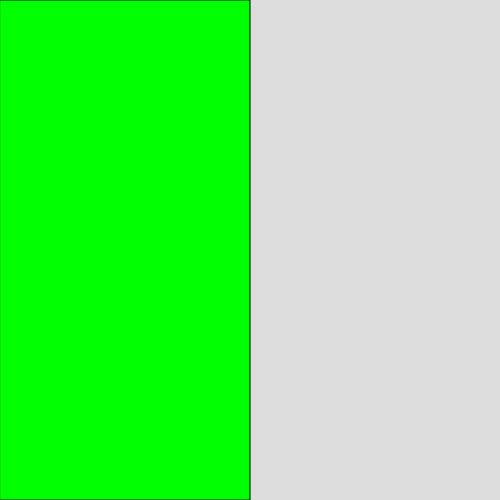
Frame 1 (no input)
Frame 60 (no input): identical to frame 1, image omitted
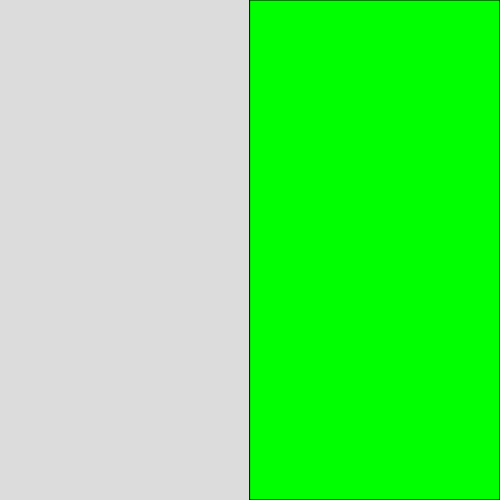
Frame 120 (the mouse pressed at the canvas centre since frame 60)

The p5.js sketch that drew these frames (run headless with seeded random() and noise() and a simulated clock; from frame 60 on, the mouse is pressed at the canvas centre):

// p5.js sketch
// ── sketch.js

function setup() {
    createCanvas(500, 500);
  
  }
  
  function draw() {
    background(220);
    fill(0,255,0)
    if(mouseX < 250){
      rect(0,0,250,500)
    }else{ // mouseX >= 250
      rect(250,0,250,500)
    }
    
  
  }
